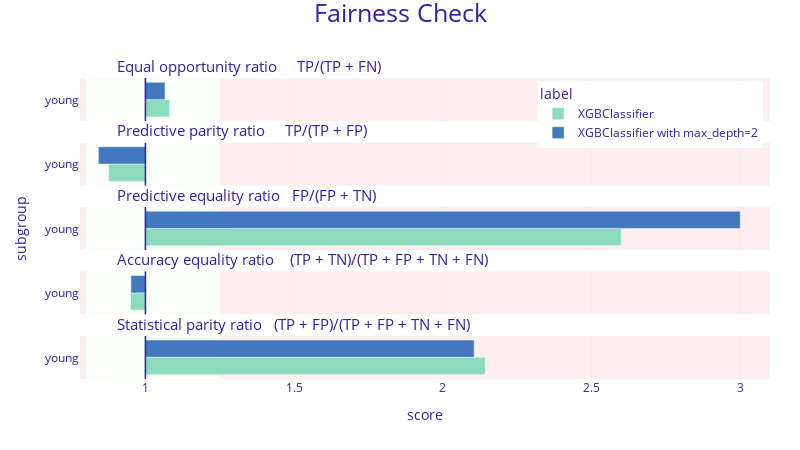

Notebook source saved alongside this figure:
### Code cell
fobject_different = explainer_different.model_fairness(
    protected_variable, 
    privileged_group
)

fobject.plot(fobject_different, show=False).\
    update_layout(autosize=False, width=800, height=450, legend=dict(yanchor="top", y=0.99, xanchor="right", x=0.99))

### Figure 1 — Plotly figure (JSON) as saved in the notebook; plotly's stock layout.template omitted (floating-point values rounded to 4 significant figures)
{"data": [{"alignmentgroup": "True", "customdata": [["young", 1.081, "XGBClassifier"]], "hovertemplate": "<b>%{customdata[2]}</b><br>Subgroup: %{customdata[0]}<br>Score: %{customdata[1]}<br><extra></extra>", "legendgroup": "XGBClassifier", "marker": {"color": "#8bdcbe", "pattern": {"shape": ""}}, "name": "XGBClassifier", "offsetgroup": "XGBClassifier", "orientation": "h", "showlegend": true, "textposition": "auto", "type": "bar", "x": [0.08108], "xaxis": "x5", "y": [0.5], "yaxis": "y5"}, {"alignmentgroup": "True", "customdata": [["young", 0.876, "XGBClassifier"]], "hovertemplate": "<b>%{customdata[2]}</b><br>Subgroup: %{customdata[0]}<br>Score: %{customdata[1]}<br><extra></extra>", "legendgroup": "XGBClassifier", "marker": {"color": "#8bdcbe", "pattern": {"shape": ""}}, "name": "XGBClassifier", "offsetgroup": "XGBClassifier", "orientation": "h", "showlegend": false, "textposition": "auto", "type": "bar", "x": [-0.1239], "xaxis": "x4", "y": [0.5], "yaxis": "y4"}, {"alignmentgroup": "True", "customdata": [["young", 2.6, "XGBClassifier"]], "hovertemplate": "<b>%{customdata[2]}</b><br>Subgroup: %{customdata[0]}<br>Score: %{customdata[1]}<br><extra></extra>", "legendgroup": "XGBClassifier", "marker": {"color": "#8bdcbe", "pattern": {"shape": ""}}, "name": "XGBClassifier", "offsetgroup": "XGBClassifier", "orientation": "h", "showlegend": false, "textposition": "auto", "type": "bar", "x": [1.6], "xaxis": "x3", "y": [0.5], "yaxis": "y3"}, {"alignmentgroup": "True", "customdata": [["young", 0.95, "XGBClassifier"]], "hovertemplate": "<b>%{customdata[2]}</b><br>Subgroup: %{customdata[0]}<br>Score: %{customdata[1]}<br><extra></extra>", "legendgroup": "XGBClassifier", "marker": {"color": "#8bdcbe", "pattern": {"shape": ""}}, "name": "XGBClassifier", "offsetgroup": "XGBClassifier", "orientation": "h", "showlegend": false, "textposition": "auto", "type": "bar", "x": [-0.05011], "xaxis": "x2", "y": [0.5], "yaxis": "y2"}, {"alignmentgroup": "True", "customdata": [["young", 2.143, "XGBClassifier"]], "hovertemplate": "<b>%{customdata[2]}</b><br>Subgroup: %{customdata[0]}<br>Score: %{customdata[1]}<br><extra></extra>", "legendgroup": "XGBClassifier", "marker": {"color": "#8bdcbe", "pattern": {"shape": ""}}, "name": "XGBClassifier", "offsetgroup": "XGBClassifier", "orientation": "h", "showlegend": false, "textposition": "auto", "type": "bar", "x": [1.143], "xaxis": "x", "y": [0.5], "yaxis": "y"}, {"alignmentgroup": "True", "customdata": [["young", 1.066, "XGBClassifier with max_depth=2"]], "hovertemplate": "<b>%{customdata[2]}</b><br>Subgroup: %{customdata[0]}<br>Score: %{customdata[1]}<br><extra></extra>", "legendgroup": "XGBClassifier with max_depth=2", "marker": {"color": "#4378bf", "pattern": {"shape": ""}}, "name": "XGBClassifier with max_depth=2", "offsetgroup": "XGBClassifier with max_depth=2", "orientation": "h", "showlegend": true, "textposition": "auto", "type": "bar", "x": [0.06593], "xaxis": "x5", "y": [0.5], "yaxis": "y5"}, {"alignmentgroup": "True", "customdata": [["young", 0.842, "XGBClassifier with max_depth=2"]], "hovertemplate": "<b>%{customdata[2]}</b><br>Subgroup: %{customdata[0]}<br>Score: %{customdata[1]}<br><extra></extra>", "legendgroup": "XGBClassifier with max_depth=2", "marker": {"color": "#4378bf", "pattern": {"shape": ""}}, "name": "XGBClassifier with max_depth=2", "offsetgroup": "XGBClassifier with max_depth=2", "orientation": "h", "showlegend": false, "textposition": "auto", "type": "bar", "x": [-0.1581], "xaxis": "x4", "y": [0.5], "yaxis": "y4"}, {"alignmentgroup": "True", "customdata": [["young", 3, "XGBClassifier with max_depth=2"]], "hovertemplate": "<b>%{customdata[2]}</b><br>Subgroup: %{customdata[0]}<br>Score: %{customdata[1]}<br><extra></extra>", "legendgroup": "XGBClassifier with max_depth=2", "marker": {"color": "#4378bf", "pattern": {"shape": ""}}, "name": "XGBClassifier with max_depth=2", "offsetgroup": "XGBClassifier with max_depth=2", "orientation": "h", "showlegend": false, "textposition": "auto", "type": "bar", "x": [2], "xaxis": "x3", "y": [0.5], "yaxis": "y3"}, {"alignmentgroup": "True", "customdata": [["young", 0.951, "XGBClassifier with max_depth=2"]], "hovertemplate": "<b>%{customdata[2]}</b><br>Subgroup: %{customdata[0]}<br>Score: %{customdata[1]}<br><extra></extra>", "legendgroup": "XGBClassifier with max_depth=2", "marker": {"color": "#4378bf", "pattern": {"shape": ""}}, "name": "XGBClassifier with max_depth=2", "offsetgroup": "XGBClassifier with max_depth=2", "orientation": "h", "showlegend": false, "textposition": "auto", "type": "bar", "x": [-0.04888], "xaxis": "x2", "y": [0.5], "yaxis": "y2"}, {"alignmentgroup": "True", "customdata": [["young", 2.105, "XGBClassifier with max_depth=2"]], "hovertemplate": "<b>%{customdata[2]}</b><br>Subgroup: %{customdata[0]}<br>Score: %{customdata[1]}<br><extra></extra>", "legendgroup": "XGBClassifier with max_depth=2", "marker": {"color": "#4378bf", "pattern": {"shape": ""}}, "name": "XGBClassifier with max_depth=2", "offsetgroup": "XGBClassifier with max_depth=2", "orientation": "h", "showlegend": false, "textposition": "auto", "type": "bar", "x": [1.105], "xaxis": "x", "y": [0.5], "yaxis": "y"}], "layout": {"annotations": [{"font": {"size": 15}, "showarrow": false, "text": "Statistical parity ratio   (TP + FP)/(TP + FP + TN + FN)", "x": 0.05, "xanchor": "left", "xref": "paper", "y": 0.144, "yanchor": "bottom", "yref": "paper"}, {"font": {"size": 15}, "showarrow": false, "text": "Accuracy equality ratio    (TP + TN)/(TP + FP + TN + FN)", "x": 0.05, "xanchor": "left", "xref": "paper", "y": 0.358, "yanchor": "bottom", "yref": "paper"}, {"font": {"size": 15}, "showarrow": false, "text": "Predictive equality ratio   FP/(FP + TN)", "x": 0.05, "xanchor": "left", "xref": "paper", "y": 0.572, "yanchor": "bottom", "yref": "paper"}, {"font": {"size": 15}, "showarrow": false, "text": "Predictive parity ratio     TP/(TP + FP)", "x": 0.05, "xanchor": "left", "xref": "paper", "y": 0.786, "yanchor": "bottom", "yref": "paper"}, {"font": {"size": 15}, "showarrow": false, "text": "Equal opportunity ratio     TP/(TP + FN)", "x": 0.05, "xanchor": "left", "xref": "paper", "y": 1, "yanchor": "bottom", "yref": "paper"}], "autosize": false, "barmode": "group", "font": {"color": "#371ea3"}, "height": 450, "legend": {"title": {"text": "label"}, "tracegroupgap": 0, "x": 0.99, "xanchor": "right", "y": 0.99, "yanchor": "top"}, "margin": {"b": 71, "r": 30, "t": 78}, "shapes": [{"fillcolor": "#f05a71", "layer": "below", "line": {"width": 0}, "opacity": 0.1, "type": "rect", "x0": 0.25, "x1": 2.1, "xref": "x", "y0": 0, "y1": 1, "yref": "y"}, {"fillcolor": "#f05a71", "layer": "below", "line": {"width": 0}, "opacity": 0.1, "type": "rect", "x0": -0.22, "x1": -0.2, "xref": "x", "y0": 0, "y1": 1, "yref": "y"}, {"fillcolor": "#c7f5bf", "layer": "below", "line": {"width": 0}, "opacity": 0.1, "type": "rect", "x0": -0.2, "x1": 0.25, "xref": "x", "y0": 0, "y1": 1, "yref": "y"}, {"line": {"color": "#371ea3", "width": 1.5}, "type": "line", "x0": 0, "x1": 0, "xref": "x", "y0": 0, "y1": 1, "yref": "y"}, {"fillcolor": "#f05a71", "layer": "below", "line": {"width": 0}, "opacity": 0.1, "type": "rect", "x0": 0.25, "x1": 2.1, "xref": "x", "y0": 0, "y1": 1, "yref": "y2"}, {"fillcolor": "#f05a71", "layer": "below", "line": {"width": 0}, "opacity": 0.1, "type": "rect", "x0": -0.22, "x1": -0.2, "xref": "x", "y0": 0, "y1": 1, "yref": "y2"}, {"fillcolor": "#c7f5bf", "layer": "below", "line": {"width": 0}, "opacity": 0.1, "type": "rect", "x0": -0.2, "x1": 0.25, "xref": "x", "y0": 0, "y1": 1, "yref": "y2"}, {"line": {"color": "#371ea3", "width": 1.5}, "type": "line", "x0": 0, "x1": 0, "xref": "x", "y0": 0, "y1": 1, "yref": "y2"}, {"fillcolor": "#f05a71", "layer": "below", "line": {"width": 0}, "opacity": 0.1, "type": "rect", "x0": 0.25, "x1": 2.1, "xref": "x", "y0": 0, "y1": 1, "yref": "y3"}, {"fillcolor": "#f05a71", "layer": "below", "line": {"width": 0}, "opacity": 0.1, "type": "rect", "x0": -0.22, "x1": -0.2, "xref": "x", "y0": 0, "y1": 1, "yref": "y3"}, {"fillcolor": "#c7f5bf", "layer": "below", "line": {"width": 0}, "opacity": 0.1, "type": "rect", "x0": -0.2, "x1": 0.25, "xref": "x", "y0": 0, "y1": 1, "yref": "y3"}, {"line": {"color": "#371ea3", "width": 1.5}, "type": "line", "x0": 0, "x1": 0, "xref": "x", "y0": 0, "y1": 1, "yref": "y3"}, {"fillcolor": "#f05a71", "layer": "below", "line": {"width": 0}, "opacity": 0.1, "type": "rect", "x0": 0.25, "x1": 2.1, "xref": "x", "y0": 0, "y1": 1, "yref": "y4"}, {"fillcolor": "#f05a71", "layer": "below", "line": {"width": 0}, "opacity": 0.1, "type": "rect", "x0": -0.22, "x1": -0.2, "xref": "x", "y0": 0, "y1": 1, "yref": "y4"}, {"fillcolor": "#c7f5bf", "layer": "below", "line": {"width": 0}, "opacity": 0.1, "type": "rect", "x0": -0.2, "x1": 0.25, "xref": "x", "y0": 0, "y1": 1, "yref": "y4"}, {"line": {"color": "#371ea3", "width": 1.5}, "type": "line", "x0": 0, "x1": 0, "xref": "x", "y0": 0, "y1": 1, "yref": "y4"}, {"fillcolor": "#f05a71", "layer": "below", "line": {"width": 0}, "opacity": 0.1, "type": "rect", "x0": 0.25, "x1": 2.1, "xref": "x", "y0": 0, "y1": 1, "yref": "y5"}, {"fillcolor": "#f05a71", "layer": "below", "line": {"width": 0}, "opacity": 0.1, "type": "rect", "x0": -0.22, "x1": -0.2, "xref": "x", "y0": 0, "y1": 1, "yref": "y5"}, {"fillcolor": "#c7f5bf", "layer": "below", "line": {"width": 0}, "opacity": 0.1, "type": "rect", "x0": -0.2, "x1": 0.25, "xref": "x", "y0": 0, "y1": 1, "yref": "y5"}, {"line": {"color": "#371ea3", "width": 1.5}, "type": "line", "x0": 0, "x1": 0, "xref": "x", "y0": 0, "y1": 1, "yref": "y5"}], "title": {"font": {"size": 25}, "text": "Fairness Check", "x": 0.5, "y": 0.99}, "width": 800, "xaxis": {"anchor": "y", "domain": [0, 1], "range": [-0.22, 2.1], "ticktext": [0.5, 1, 1.5, 2, 2.5, 3, 1], "tickvals": [-0.5, 0, 0.5, 1, 1.5, 2, 0], "title": {"text": "score"}, "type": "linear"}, "xaxis2": {"anchor": "y2", "domain": [0, 1], "matches": "x", "range": [-0.22, 2.1], "showticklabels": false, "ticktext": [0.5, 1, 1.5, 2, 2.5, 3, 1], "tickvals": [-0.5, 0, 0.5, 1, 1.5, 2, 0], "type": "linear"}, "xaxis3": {"anchor": "y3", "domain": [0, 1], "matches": "x", "range": [-0.22, 2.1], "showticklabels": false, "ticktext": [0.5, 1, 1.5, 2, 2.5, 3, 1], "tickvals": [-0.5, 0, 0.5, 1, 1.5, 2, 0], "type": "linear"}, "xaxis4": {"anchor": "y4", "domain": [0, 1], "matches": "x", "range": [-0.22, 2.1], "showticklabels": false, "ticktext": [0.5, 1, 1.5, 2, 2.5, 3, 1], "tickvals": [-0.5, 0, 0.5, 1, 1.5, 2, 0], "type": "linear"}, "xaxis5": {"anchor": "y5", "domain": [0, 1], "matches": "x", "range": [-0.22, 2.1], "showticklabels": false, "ticktext": [0.5, 1, 1.5, 2, 2.5, 3, 1], "tickvals": [-0.5, 0, 0.5, 1, 1.5, 2, 0], "type": "linear"}, "yaxis": {"anchor": "x", "domain": [0, 0.144], "range": [0, 1], "showgrid": false, "ticktext": ["young"], "tickvals": [0.5], "title": {"text": ""}, "type": "linear", "zeroline": false}, "yaxis2": {"anchor": "x2", "domain": [0.214, 0.358], "matches": "y", "range": [0, 1], "showgrid": false, "ticktext": ["young"], "tickvals": [0.5], "title": {"text": ""}, "type": "linear", "zeroline": false}, "yaxis3": {"anchor": "x3", "domain": [0.428, 0.572], "matches": "y", "range": [0, 1], "showgrid": false, "ticktext": ["young"], "tickvals": [0.5], "title": {"text": "subgroup"}, "type": "linear", "zeroline": false}, "yaxis4": {"anchor": "x4", "domain": [0.642, 0.786], "matches": "y", "range": [0, 1], "showgrid": false, "ticktext": ["young"], "tickvals": [0.5], "title": {"text": ""}, "type": "linear", "zeroline": false}, "yaxis5": {"anchor": "x5", "domain": [0.856, 1], "matches": "y", "range": [0, 1], "showgrid": false, "ticktext": ["young"], "tickvals": [0.5], "title": {"text": ""}, "type": "linear", "zeroline": false}}}
